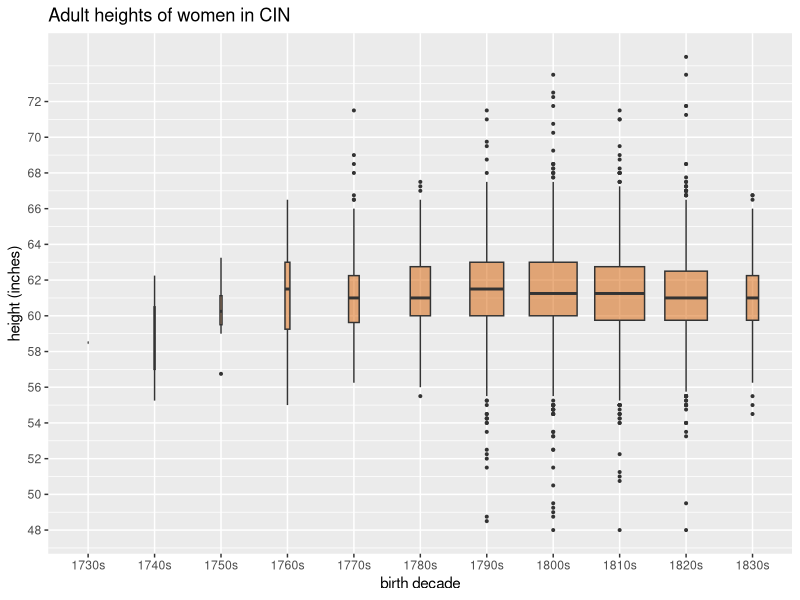
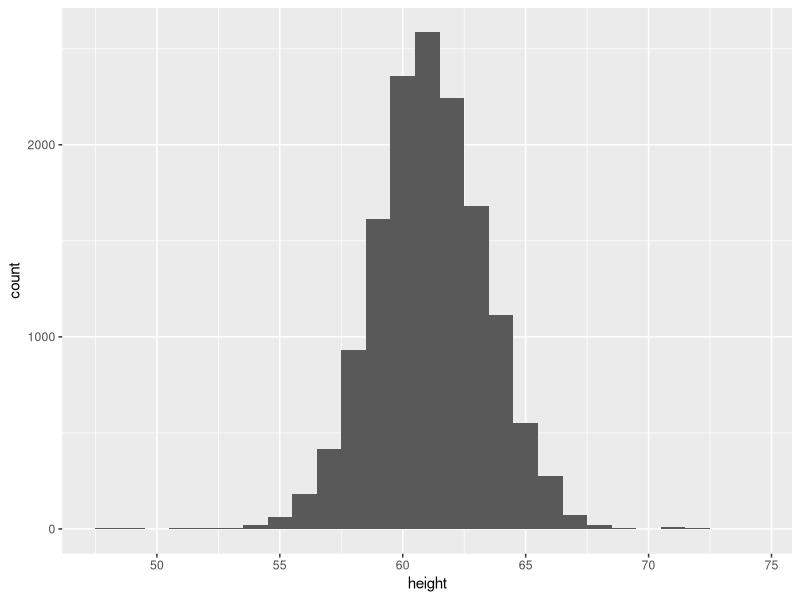
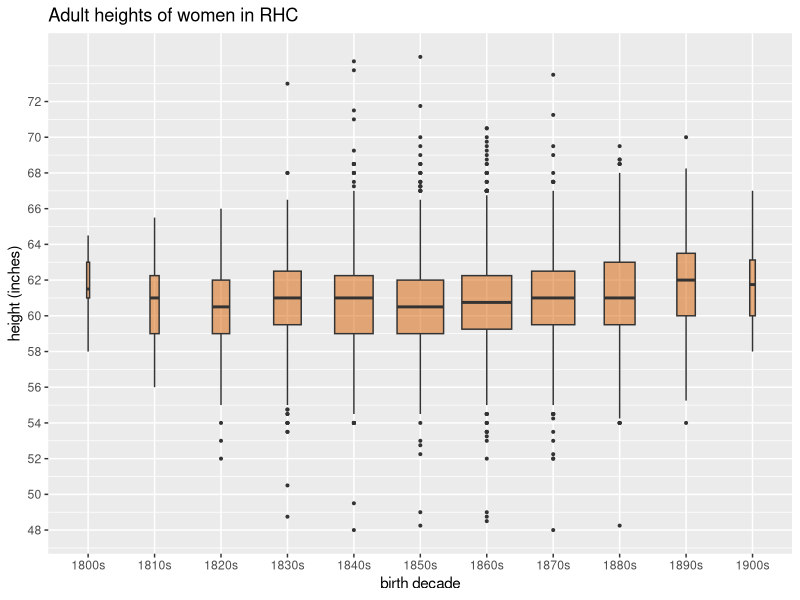
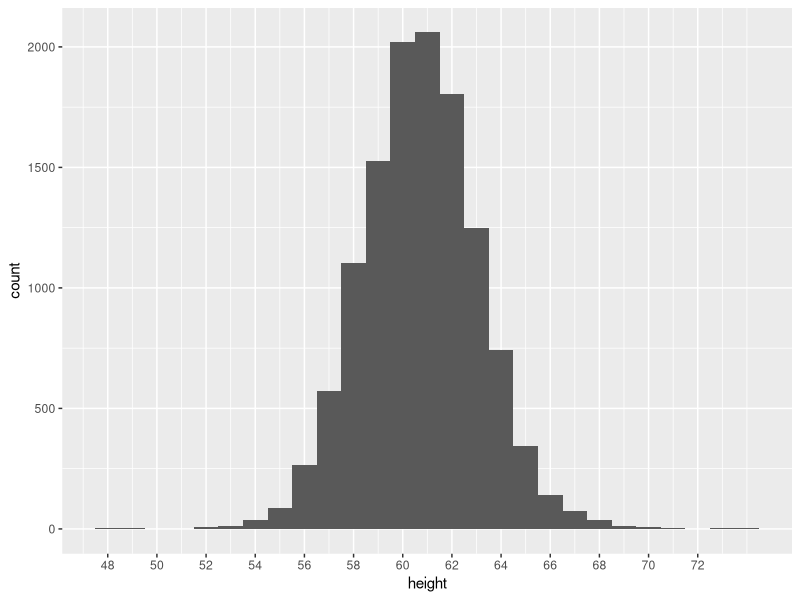
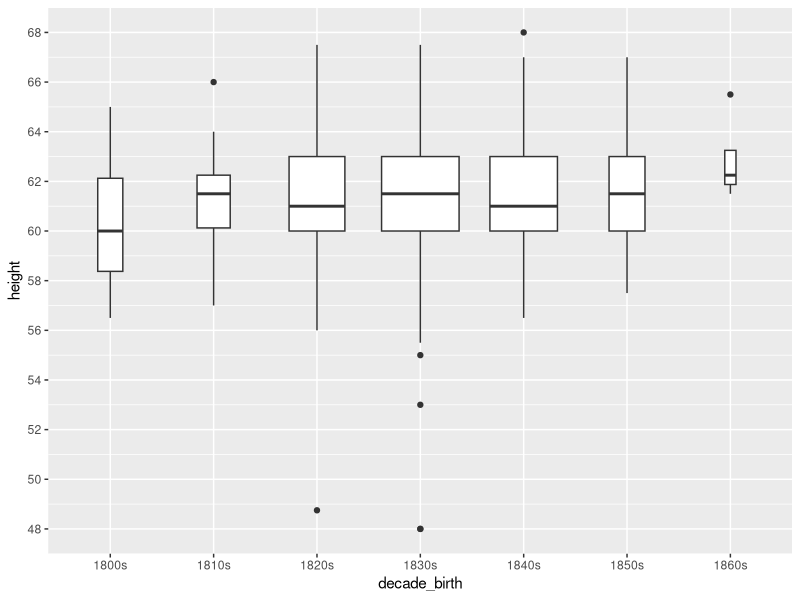
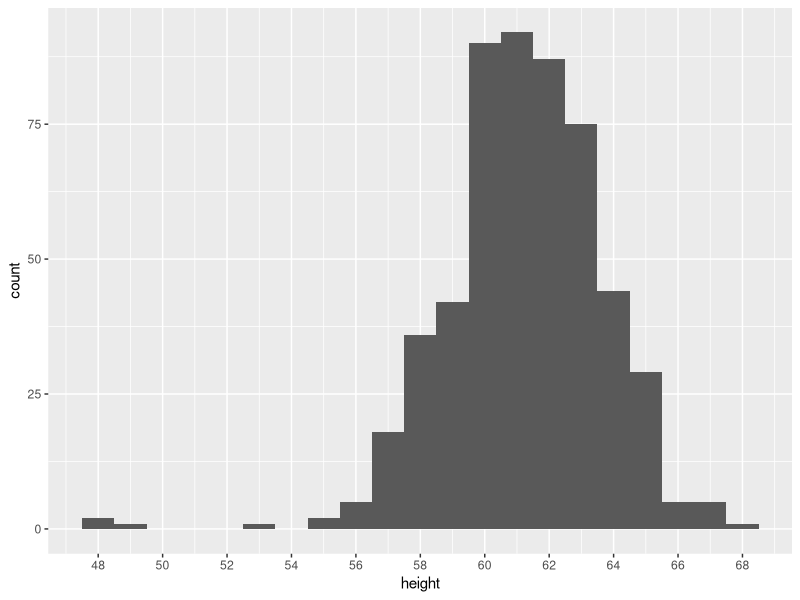
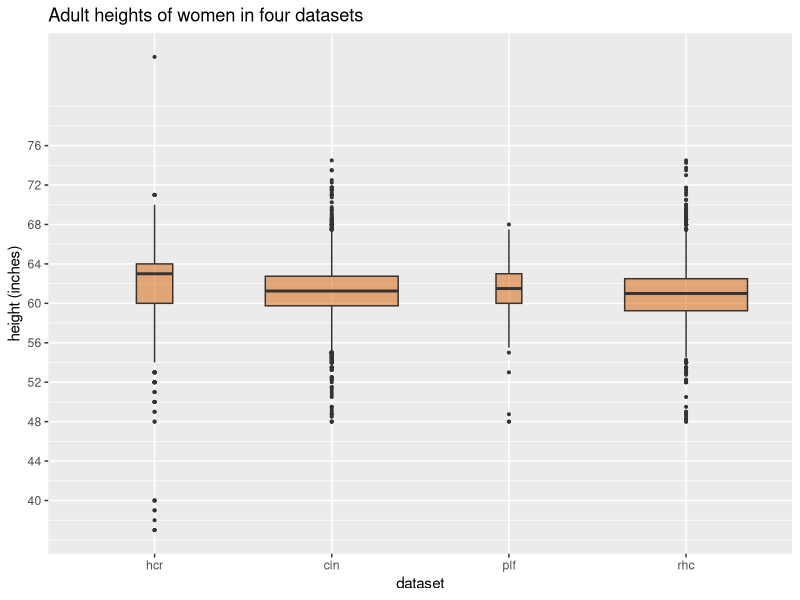
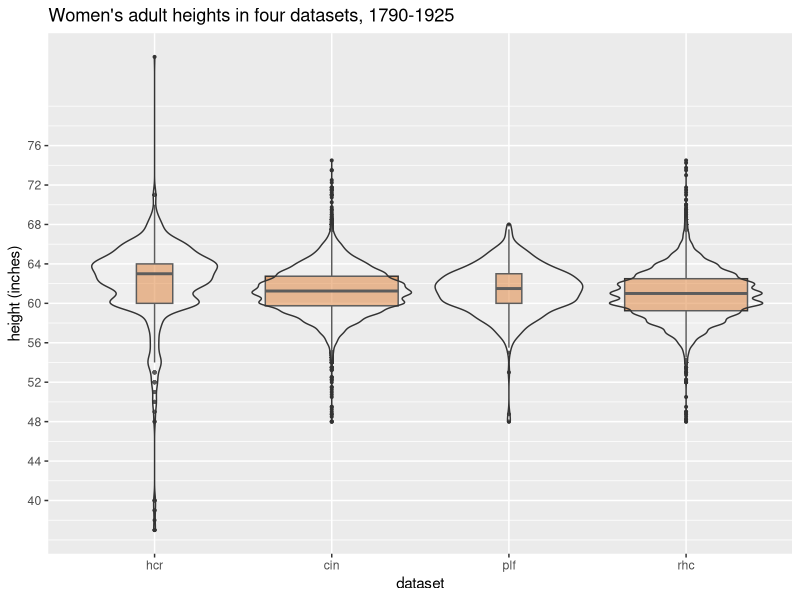

Write the R code that produced these figures, in order.
## ---- chunk 1
# packages
library(plyr)
library(dplyr)
library(tidyr)
library(ggplot2)
library(scales)

## ---- chunk 2
#data


#home office criminal registers 1790-1801 - defendants awaiting trial
# 1226 rows, 1061 over 19 (a few women will appear more than once)

hcr <- read.csv("data/hcr_heights_20180316.csv")

hcr <-
  hcr %>% mutate(decade = paste0(substr(h_year, 1,3), "0s"), decade_birth = paste0(substr(year_birth, 1,3), "0s"), dataset="hcr" )

hcra <- hcr %>% filter(age > 19)

# DO convict indents 1820-1853 - transported convicts
# 17183 rows total, 14181 over 19 
#unlikely to be more than a very small handful of repeat appearances as it was very rare to be transported more than once!
cin <- read.csv("data/cin_heights_20180314.csv")

cin <- 
  cin %>% mutate(decade = paste0(substr(h_year, 1,3),"0s" ), decade_birth = paste0(substr(year_birth, 1,3), "0s"), dataset = "cin" )

cina <- cin %>% filter(age > 19)

#prison licences 1853-1884
# 571 rows, 535 over 19
# repeat offenders should not be an issue as their files had already been amalgamated. If there was more than one height measurement for an individual only the first has been used.

plf <- read.csv("data/plf_heights_20180314.csv")

plf <-
  plf %>% mutate(decade = paste0(substr(h_year, 1,3),"0s" ), decade_birth = paste0(substr(year_birth, 1,3), "0s"), dataset="plf"  )

#for union, so columns same as other DSs
plf2 <- plf %>% select(id, h_year,age,year_birth,height,decade,decade_birth, dataset)

plf2a <- plf2 %>% filter(age > 19)

#register of habitual criminals 1881-1925
# 12599, 12118 over 19
# likely to be some repeat offenders

rhc <- read.csv("data/rhc_heights_20180316.csv")

rhc <-
  rhc %>% mutate(decade = paste0(substr(h_year, 1,3),"0s" ), decade_birth = paste0(substr(year_birth, 1,3), "0s"), dataset="rhc" )

rhca <- rhc %>% filter(age > 19)


#hmmmm, should look up if there's a better way to union >2 datasets...
hcr_cin <- union(hcra,cina)
plf_rhc <- union(plf2a,rhca)
hcr_cin_plf_rhc <- union(hcr_cin,plf_rhc)

cin_rhc <- union(cina, rhca)

## ---- chunk 3
ggplot(cina, aes(decade_birth, height)) +
  geom_boxplot(varwidth = TRUE, fill="#D55E00", alpha=0.5, outlier.size = 0.7, outlier.alpha = 1) +
  scale_y_continuous(breaks=c(48,50,52,54,56,58,60,62,64,66,68,70,72)) +
  labs(y="height (inches)", x="birth decade", title="Adult heights of women in CIN")

ggsave(
  "heights_cin_boxplot.png",
  width = 7.5,
  height = 4,
  dpi = 150
)
## ---- chunk 4

ggplot(cina, aes(height)) +
  geom_histogram(binwidth=1)

## ---- chunk 5
ggplot(rhca, aes(decade_birth, height)) +
  geom_boxplot(varwidth = TRUE, fill="#D55E00", alpha=0.5, outlier.size = 0.7, outlier.alpha = 1) +
  scale_y_continuous(breaks=c(48,50,52,54,56,58,60,62,64,66,68,70,72)) +
  labs(y="height (inches)", x="birth decade", title="Adult heights of women in RHC")

ggsave(
  "heights_rhc_boxplot.png",
  width = 7.5,
  height = 4,
  dpi = 150
)
## ---- chunk 6
ggplot(rhca, aes(height)) +
  geom_histogram(binwidth = 1) +
  scale_x_continuous(breaks=c(48,50,52,54,56,58,60,62,64,66,68,70,72))
## ---- chunk 7
ggplot(plf2a, aes(decade_birth, height)) +
  geom_boxplot(varwidth = TRUE) +
  scale_y_continuous(breaks=c(48,50,52,54,56,58,60,62,64,66,68)) 
## ---- chunk 8
ggplot(plf2a, aes(height)) +
  geom_histogram(binwidth=1) +
  scale_x_continuous(breaks=c(48,50,52,54,56,58,60,62,64,66,68))
## ---- chunk 9
ggplot(hcr_cin_plf_rhc, aes(dataset, height)) +
  geom_boxplot(varwidth = TRUE, fill="#D55E00", alpha=0.5, outlier.size = 0.7, outlier.alpha = 1) +
  labs(y="height (inches)", title="Adult heights of women in four datasets") +
  scale_x_discrete(limits=c("hcr","cin","plf", "rhc")) +
  scale_y_continuous(breaks=c(40,44,48,52,56,60,64,68,72,76))


ggsave(
  "heights_four_boxplot.png",
  width = 7.5,
  height = 4,
  dpi = 150
)
## ---- chunk 10
ggplot(hcr_cin_plf_rhc, aes(dataset, height)) +
  geom_boxplot(varwidth = TRUE, fill="#D55E00", alpha=0.5, outlier.size = 0.7, outlier.alpha = 1) +
  geom_violin(alpha=0.2) +
  labs(y="height (inches)", title="Women's adult heights in four datasets, 1790-1925") +
  scale_x_discrete(limits=c("hcr","cin","plf", "rhc"))+
  scale_y_continuous(breaks=c(40,44,48,52,56,60,64,68,72,76))
## ---- chunk 11
ggplot(hcr_cin_plf_rhc %>% filter(year_birth > 1749, year_birth < 1900, height > 40, height < 80)
       , aes(decade_birth, height)) +
  geom_boxplot(varwidth = TRUE, fill="#D55E00", alpha=0.5, outlier.size = 0.5, outlier.alpha = 1) +
  labs(y="height (inches)", x="birth decade", title="Women's adult heights by birth decade, 1750-1899") +
  scale_y_continuous(breaks=c(40,42,44,46,48,50,52,54,56,58,60,62,64,66,68,70,72,74,76)) +
  geom_hline(aes(yintercept=61), colour="#990000", linetype=2)


ggsave(
  "heights_17501899_boxplot.png",
  width = 7.5,
  height = 4,
  dpi = 150
)
## ---- chunk 12
ggplot(cin_rhc, aes(height)) +
  geom_histogram(binwidth=1) +
  facet_grid(~dataset) +
  scale_x_continuous(breaks=c(48,52,56,60,64,68,72)) +
  labs(y="", title="Women's adult heights in CIN and RHC")


ggsave(
  "heights_cinrhc_histogram.png",
  width = 7.5,
  height = 4,
  dpi = 150
)
## ---- chunk 13
ggplot(hcra, aes(dataset,height)) +
  geom_boxplot()  +
  scale_y_continuous(breaks=c(36,40,44,48,52,56,60,64,68,72,76,80,84)) +
  labs(title="HCR")
## ---- chunk 14
ggplot(hcra, aes(factor(h_year), height)) +
  geom_boxplot(varwidth = TRUE)  +
  scale_y_continuous(breaks=c(36,40,44,48,52,56,60,64,68,72,76,80,84)) +
  labs(x="conviction year")
## ---- chunk 15
ggplot(hcra, aes(height)) +
  geom_histogram(binwidth=1) +
  labs(y="", title="Adult heights of women in HCR")+
  scale_x_continuous(breaks=c(40,44,48,52,56,60,64,68,72,76))


ggsave(
  "heights_hcr_histogram.png",
  width = 7.5,
  height = 4,
  dpi = 150
)
## ---- chunk 16
ggplot(hcr, aes(age)) +
  geom_histogram(binwidth=2) +
  scale_x_continuous(breaks=c(10,20,30,40,50,60,70,80))
## ---- chunk 17
ggplot(hcra, aes(factor(decade_birth), height)) +
  geom_boxplot(varwidth = TRUE) +
  scale_y_continuous(breaks=c(36,40,44,48,52,56,60,64,68,72,76,80,84)) +
  labs(x="decade of birth")
